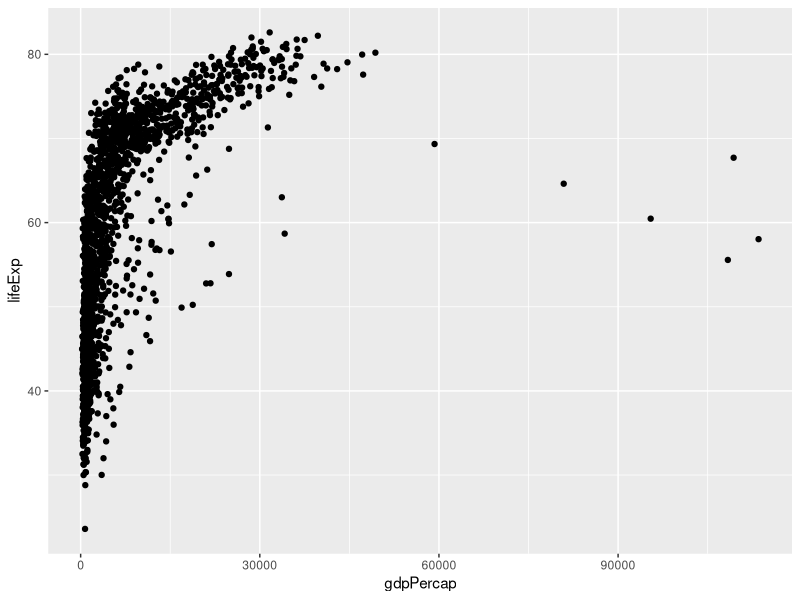
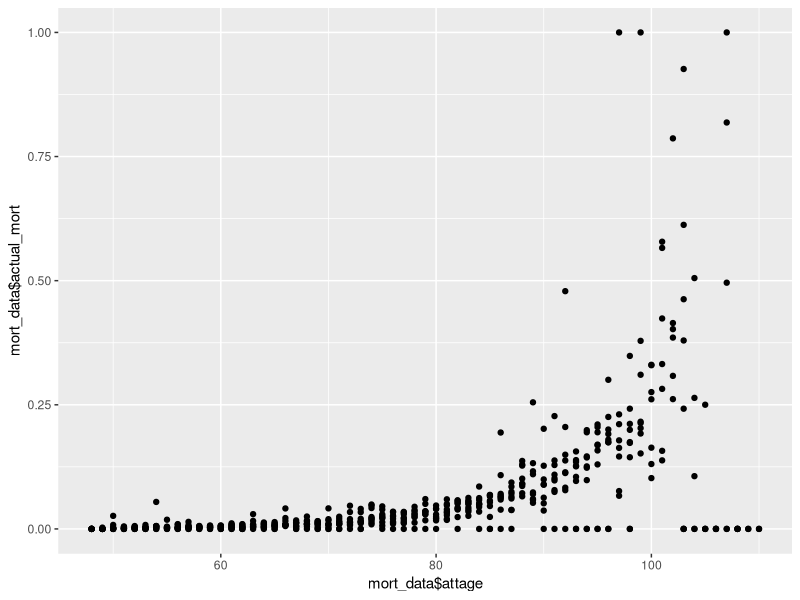
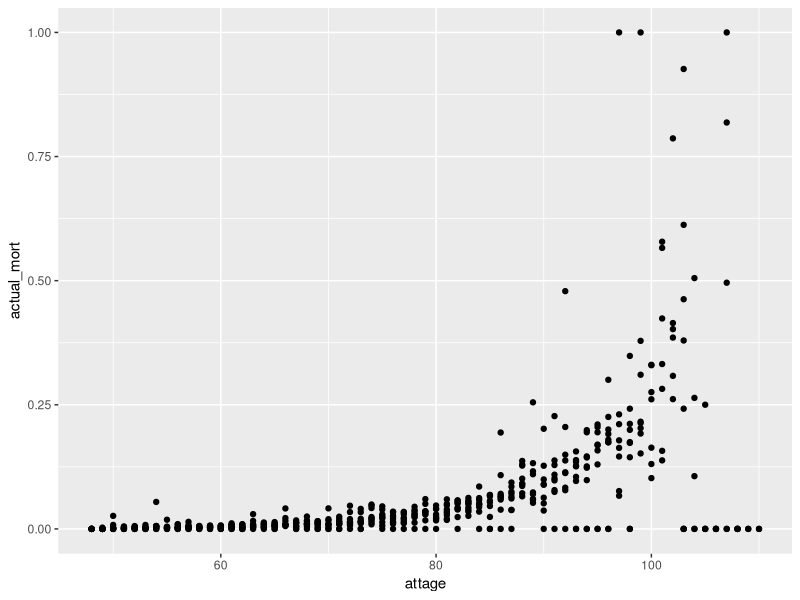

Recreate these plots in R, in order.
## ---- chunk 1
library(ggplot2)
gapminder <- read.csv(file="gapMinderDataFiveYear.csv")
head(gapminder, n=10)

## ---- chunk 2
p <- ggplot(data=gapminder, mapping = aes(x=gdpPercap, y=lifeExp))
p + geom_point()
## ---- chunk 3

mort_data = read.csv("mortality_data.csv")

## ---- chunk 4

head(mort_data, n=10)

## ---- chunk 5

class(mort_data)

## ---- chunk 6

summary(mort_data)

## ---- chunk 7

mean(mort_data$attage)
var(mort_data$attage)^0.5

## ---- chunk 8

p2 = ggplot(data = mort_data, mapping = aes(x=mort_data$attage, y=mort_data$actual_mort))
p2 + geom_point()

## ---- chunk 9

#1
mort_data <- read.csv("mortality_data.csv")

#2
str(mort_data)

#3
class(mort_data)

#4
summary(mort_data)

#5
mean(mort_data$attage)
sd(mort_data$attage)

#6
p <- ggplot(data = mort_data, mapping = aes(x = attage, y = actual_mort) )
p + geom_point()
